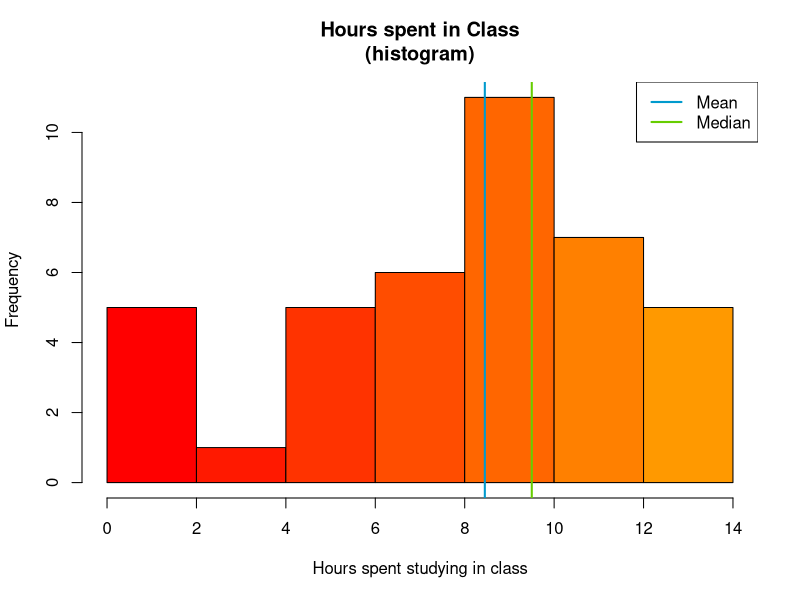

This chart was generated by the following R code:
df <- read.csv("sample_data.csv")

png('hist_inClassHrs.png')
hist(df$inClassHrs, col=heat.colors(max(df$inClassHrs)), main="Hours spent in Class\n(histogram)", xlab="Hours spent studying in class")
abline(v=mean(df$inClassHrs), col="deepskyblue3", lwd=2)
abline(v=median(df$inClassHrs), col="chartreuse3", lwd=2)
legend(x="topright", c("Mean","Median"), col=c("deepskyblue3", "chartreuse3"), lwd=c(2,2))
dev.off()
